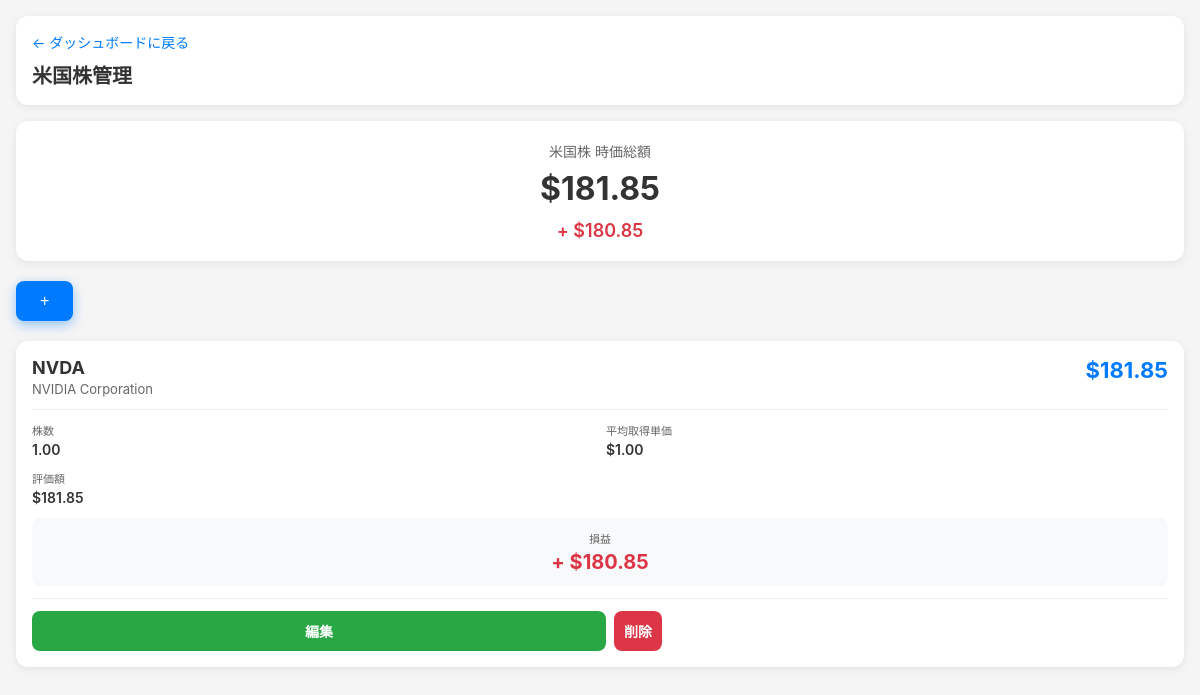
The page /assets/us_stock (signed in) on the database its author committed.
### tables this page shows
CREATE TABLE assets (
        id INTEGER PRIMARY KEY AUTOINCREMENT,
        user_id INTEGER,
        asset_type TEXT NOT NULL,
        symbol TEXT NOT NULL,
        name TEXT,
        quantity REAL NOT NULL,
        price REAL DEFAULT 0,
        created_at TIMESTAMP DEFAULT CURRENT_TIMESTAMP, avg_price REAL DEFAULT 0, current_price REAL DEFAULT 0, total_cost REAL DEFAULT 0, acquisition_price REAL, avg_cost REAL DEFAULT 0,
        FOREIGN KEY (user_id) REFERENCES users (id)
    );

### app.py (the view)
@app.route('/assets/<asset_type>')
def manage_assets(asset_type):
    user = get_current_user()
    if not user:
        return redirect(url_for('login'))
    conn = get_db()
    c = conn.cursor()
    if USE_POSTGRES:
        c.execute('''SELECT * FROM assets WHERE user_id = %s AND asset_type = %s
                    ORDER BY symbol''', (user['id'], asset_type))
    else:
        c.execute('''SELECT * FROM assets WHERE user_id = ? AND asset_type = ?
                    ORDER BY symbol''', (user['id'], asset_type))
    assets = c.fetchall()
    conn.close()
    type_info = {
        'jp_stock': {'title': '日本株', 'symbol_label': '証券コード', 'quantity_label': '株数'},
        'us_stock': {'title': '米国株', 'symbol_label': 'シンボル', 'quantity_label': '株数'},
        'gold': {'title': '金 (Gold)', 'symbol_label': '種類', 'quantity_label': '重量(g)'},
        'cash': {'title': '現金', 'symbol_label': '項目名', 'quantity_label': '金額'},
        'crypto': {'title': '暗号資産', 'symbol_label': '銘柄', 'quantity_label': '数量'},
        'investment_trust': {'title': '投資信託', 'symbol_label': '銘柄', 'quantity_label': '保有数量(口)'}
    }
    info = type_info.get(asset_type, type_info['jp_stock'])
    return render_template(
        'manage_assets.html',
        assets=assets,
        asset_type=asset_type,
        info=info,
        crypto_symbols=CRYPTO_SYMBOLS,
        investment_trust_symbols=INVESTMENT_TRUST_SYMBOLS
    )

### app.py (called while the page is built)
def get_db():
    if USE_POSTGRES:
        conn = psycopg2.connect(DATABASE_URL, cursor_factory=RealDictCursor)
        return conn
    else:
        conn = sqlite3.connect('portfolio.db')
        conn.row_factory = sqlite3.Row
        return conn

def get_current_user():
    if 'user_id' not in session:
        return None
    conn = get_db()
    c = conn.cursor()
    if USE_POSTGRES:
        c.execute('SELECT * FROM users WHERE id = %s', (session['user_id'],))
    else:
        c.execute('SELECT * FROM users WHERE id = ?', (session['user_id'],))
    user = c.fetchone()
    conn.close()
    return user

### templates/manage_assets.html (shortened to what this page needs)
{% extends "base.html" %}
{% block content %}
<div class="header">
    <a href="{{ url_for('dashboard') }}" class="back-link">&larr; ダッシュボードに戻る</a>
    <h1>{{ info.title }}管理</h1>
</div>
{% if assets %}
    {% set total_value = namespace(amount=0) %}
    {% set total_cost = namespace(amount=0) %}
    {% for asset in assets %}
        {% if asset_type == 'investment_trust' %}
            {% set total_value.amount = total_value.amount + (asset['quantity'] * asset['price'] / 10000) %}
            {% set total_cost.amount = total_cost.amount + (asset['quantity'] * asset['avg_cost'] / 10000) %}
        {% elif asset_type != 'cash' %}
            {% set total_value.amount = total_value.amount + (asset['quantity'] * asset['price']) %}
            {% set total_cost.amount = total_cost.amount + (asset['quantity'] * asset['avg_cost']) %}
        {% else %}
            {% set total_value.amount = total_value.amount + asset['quantity'] %}
        {% endif %}
    {% endfor %}
    {% set total_profit = total_value.amount - total_cost.amount %}
    <div class="summary-card">
        <div class="summary-title">{{ info.title }} 時価総額</div>
        <div class="summary-value">
            {% if asset_type == 'us_stock' %}
                ${{ "{:,.2f}".format(total_value.amount) }}
            {% else %}
                &yen;{{ "{:,.0f}".format(total_value.amount) }}
            {% endif %}
        </div>
        {% if asset_type != 'cash' %}
        <div class="summary-profit {% if total_profit >= 0 %}profit-red{% else %}profit-green{% endif %}">
            {% if total_profit >= 0 %}+{% endif %}
            {% if asset_type == 'us_stock' %}
                ${{ "{:,.2f}".format(total_profit) }}
            {% else %}
                &yen;{{ "{:,.0f}".format(total_profit) }}
            {% endif %}
        </div>
        {% endif %}
    </div>
{% endif %}
<button class="add-button" onclick="showAddForm()">+</button>
{% if assets %}
    {% for asset in assets %}
    <div class="stock-card" data-edit-url="{{ url_for('edit_asset', asset_id=asset['id']) }}">
        <div class="stock-header">
            <div>
                <div class="stock-symbol">{{ asset['symbol'] }}</div>
                {% if asset_type not in ['cash'] %}
                <div class="stock-name">{{ asset['name'] or '-' }}</div>
                {% endif %}
            </div>
            <div>
                <div class="stock-price">
                    {% if asset_type == 'us_stock' %}
                        ${{ "{:,.2f}".format(asset['price']) }}
                    {% elif asset_type == 'investment_trust' %}
                        &yen;{{ "{:,.0f}".format(asset['price']) }} <span style="font-size:12px; color:#666;">/1万口</span>
                    {% elif asset_type not in ['cash'] %}
                        &yen;{{ "{:,.0f}".format(asset['price']) }}
                    {% endif %}
                </div>
            </div>
        </div>
        <div class="stock-details">
            <div class="detail-item">
                <span class="detail-label">{{ info.quantity_label }}</span>
                <span class="detail-value">{{ "{:,.2f}".format(asset['quantity']) }}</span>
            </div>
            {% if asset_type not in ['cash'] %}
            <div class="detail-item">
                <span class="detail-label">平均取得単価</span>
                <span class="detail-value">
                    {% if asset_type == 'us_stock' %}
                        ${{ "{:,.2f}".format(asset['avg_cost']) }}
                    {% else %}
                        &yen;{{ "{:,.0f}".format(asset['avg_cost']) }}
                    {% endif %}
                </span>
            </div>
            <div class="detail-item">
                <span class="detail-label">評価額</span>
                <span class="detail-value">
                    {% if asset_type == 'us_stock' %}
                        ${{ "{:,.2f}".format(asset['quantity'] * asset['price']) }}
                    {% elif asset_type == 'investment_trust' %}
                        &yen;{{ "{:,.0f}".format((asset['quantity'] * asset['price']) / 10000) }}
                    {% else %}
                        &yen;{{ "{:,.0f}".format(asset['quantity'] * asset['price']) }}
                    {% endif %}
                </span>
            </div>
            {% endif %}
        </div>
        {% if asset_type not in ['cash'] %}
            {% if asset_type == 'investment_trust' %}
                {% set current_value = (asset['quantity'] * asset['price']) / 10000 %}
                {% set cost_value = (asset['quantity'] * asset['avg_cost']) / 10000 %}
            {% else %}
                {% set current_value = asset['quantity'] * asset['price'] %}
                {% set cost_value = asset['quantity'] * asset['avg_cost'] %}
            {% endif %}
            {% set profit = current_value - cost_value %}
            <div class="stock-profit-box">
                <div class="stock-profit-label">損益</div>
                <div class="stock-profit-value {% if profit >= 0 %}profit-red{% else %}profit-green{% endif %}">
                    {% if profit >= 0 %}+{% endif %}
                    {% if asset_type == 'us_stock' %}
                        ${{ "{:,.2f}".format(profit) }}
                    {% else %}
                        &yen;{{ "{:,.0f}".format(profit) }}
                    {% endif %}
                </div>
            </div>
        {% endif %}
        <div class="stock-actions" onclick="event.stopPropagation()">
            <a href="{{ url_for('edit_asset', asset_id=asset['id']) }}" class="edit-btn">編集</a>
            <form method="post" action="{{ url_for('delete_asset') }}" style="flex: 1; margin: 0;">
                <button type="submit" class="delete-btn" onclick="return confirm('削除しますか?')">削除</button>
            </form>
        </div>
    </div>
    {% endfor %}
{% else %}
<div class="empty-state">
    <div class="empty-state-icon">&#128202;</div>
    <p>まだ{{ info.title }}が登録されていません。<br>下の「+」ボタンから追加してください。</p>
</div>
{% endif %}
{% endblock %}

### templates/base.html (style rules this page uses)
* { box-sizing: border-box; }
body { font-family: -apple-system, BlinkMacSystemFont, "Segoe UI", Roboto, "Hiragino Sans", sans-serif; margin: 0; padding: 0; background: #f5f5f5; color: #333; }

### templates/manage_assets.html (style rules this page uses)
.header { background: white; padding: 16px; border-radius: 12px; margin-bottom: 16px; box-shadow: 0 2px 8px rgba(0,0,0,0.08); }
.back-link { color: #007bff; text-decoration: none; font-size: 14px; display: inline-block; margin-bottom: 8px; }
.header h1 { font-size: 20px; margin: 0; color: #333; }
.summary-card { background: white; border-radius: 12px; padding: 20px; margin-bottom: 20px; text-align: center; box-shadow: 0 2px 8px rgba(0,0,0,0.08); }
.summary-title { font-size: 14px; color: #666; margin-bottom: 8px; }
.summary-value { font-size: 32px; font-weight: 700; color: #333; margin-bottom: 12px; }
.summary-profit { font-size: 18px; font-weight: 600; }
.profit-red { color: #dc3545; }
.add-button { position: fixed; bottom: 24px; right: 24px; width: 56px; height: 56px; border-radius: 50%; background: #007bff; color: white; border: none; font-size: 32px; cursor: pointer; box-shadow: 0 4px 12px rgba(0,123,255,0.4); z-index: 1000; display: flex; align-items: center; justify-content: center; line-height: 1; }
.stock-card { background: white; border-radius: 12px; padding: 16px; margin-bottom: 12px; box-shadow: 0 2px 8px rgba(0,0,0,0.08); cursor: pointer; transition: all 0.15s ease; }
.stock-header { display: flex; justify-content: space-between; align-items: flex-start; margin-bottom: 12px; padding-bottom: 12px; border-bottom: 1px solid #f0f0f0; }
.stock-symbol { font-size: 18px; font-weight: 700; color: #333; }
.stock-name { font-size: 13px; color: #666; margin-top: 3px; }
.stock-price { font-size: 22px; font-weight: 700; color: #007bff; text-align: right; }
.stock-details { display: grid; grid-template-columns: 1fr 1fr; gap: 12px; margin: 12px 0; font-size: 13px; }
.detail-item { display: flex; flex-direction: column; }
.detail-label { color: #666; font-size: 11px; margin-bottom: 3px; }
.detail-value { font-weight: 600; color: #333; font-size: 14px; }
.stock-profit-box { background: #f8f9fa; padding: 12px; border-radius: 8px; margin: 12px 0; text-align: center; }
.stock-profit-label { font-size: 11px; color: #666; margin-bottom: 4px; }
.stock-profit-value { font-size: 20px; font-weight: 700; }
.stock-actions { display: flex; gap: 8px; margin-top: 12px; padding-top: 12px; border-top: 1px solid #f0f0f0; }
.edit-btn, .delete-btn { flex: 1; padding: 10px; border-radius: 8px; text-align: center; text-decoration: none; font-size: 14px; border: none; cursor: pointer; font-weight: 600; }
.edit-btn { background: #28a745; color: white; }
.delete-btn { background: #dc3545; color: white; }
@media (min-width: 768px) { .add-button { position: static; width: auto; height: auto; border-radius: 8px; padding: 12px 24px; font-size: 16px; margin-bottom: 20px; } }

### rows shown on the page
assets: symbol "NVDA", name "NVIDIA Corporation", price "181.85", quantity_label "株数", quantity "1.00", avg_cost "1.00", asset['quantity']*asset['price'] "181.85", profit "180.85"

### other values the page prints
{{ info.title }} "米国株"
{{ "{:,.2f}".format(total_value.amount) }} "181.85"
{{ "{:,.2f}".format(total_profit) }} "180.85"
